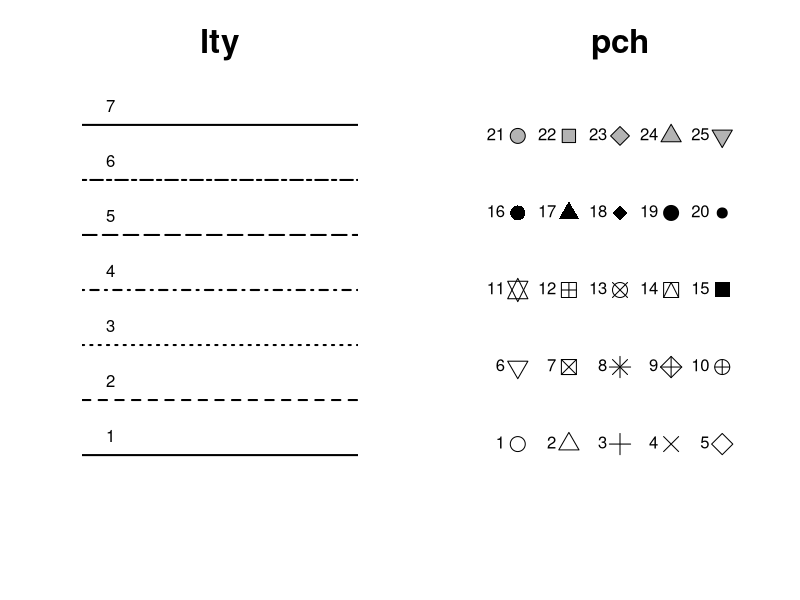

Source code (R):
################################################################################
### R BASICS WORKSHOP                                                        ###
### EXERCISE 9-5: Flow control                                               ### 
###                                                                          ###
### Center for Conservation and Sustainable Development                      ###
### Missouri Botanical Garden                                                ###
### Website: rbasicsworkshop.weebly.com                                      ### 
################################################################################

## OBJECTIVE:
## Practice the use of 'for' loops "


## TASK 1 ##
## Use loops to create a figure similar to that of the file 
## "ListOfLinesAndSymbols.pdf" that you can download from the website of the 
## workshop. This figure must show how different values to the arguments lty and
## pch of the function "plot.default" results in different lines and symbols in 
## a figure. Make sure the resulting figure is saved as a file as well.

 







































################################################################################
### TASK SOLUTIONS #############################################################
################################################################################

## TASK 1 ##
## The task can be accomplished in multiple wasy, this TASK solution indicates 
## only one.

pdf(file="ListOfLinesAndSymbols.pdf", height=7, width=7*1.75) # Creates the pdf file

  par(mfrow=c(1,2)) # Splits the graphic into two panels
  
  
  plot(c(0.5, 7.5), c(0.5, 7.5), type="n", axes=FALSE, main="lty", ylab="", 
    xlab="", cex.main=2) # Creates an empty graphic

  for(i in 1:7) # Loops through 7 options for lines
  {
  	abline(h=i, lty=i, lwd=2) # Creates a line of lty type equal to "i"
  	text(1, i, labels=i, pos=3, offset = 0.65)
  }
    
    
  plot(c(0.5, 5.5), c(0.5, 5.5), type="n", axes=FALSE, main="pch", ylab="", 
    xlab="", cex.main=2) # Creates an empty graphic
  
  count <- 0 # Creates a variable that will increase in value counting the number 
             # of cases that have been developed with each iteration of the loop
  
  for(i in 1:5) # Loops through 5 positions along the y axis
  {
  	for(j in 1:5) # for each position in y, loops through 5 positions in x
  	{
  		count <- count+1 # Increases the value of the counting variable
  		
  		points(j, i, pch=count, cex=2, col="black", bg="grey70") # Creates a point
  		                                                         # of pch type 
  		                                                         # equal to "count"
  		text(j, i, labels=count, pos=2, offset = 0.65)
  	}
  }

dev.off()


